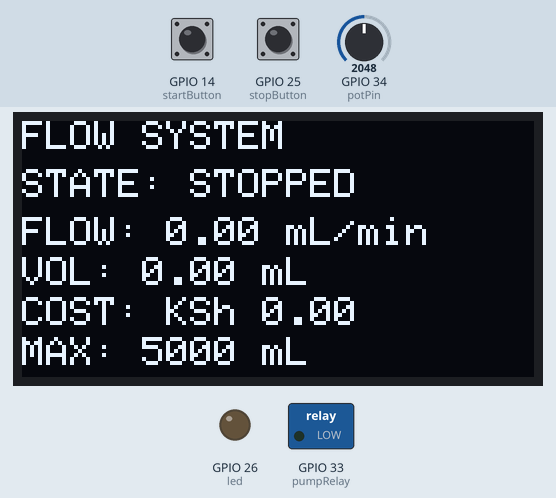
Simulated run of this sketch. Board: ESP32. Shown: 128×64 one-colour display, switched loads named in the sketch (green lamp = pin HIGH), output pins drawn as LEDs (lit = HIGH). Inputs (shaded band) come from the test bench; at power-on: GPIO 14 (startButton) HIGH, GPIO 25 (stopButton) HIGH, GPIO 34 (potPin) = 2048. What the sketch prints to the serial monitor is not drawn.

Above: at 2.2 s.
2.3 s: GPIO 14 (startButton) pulled LOW for 0.15 s
At 2.74 s:
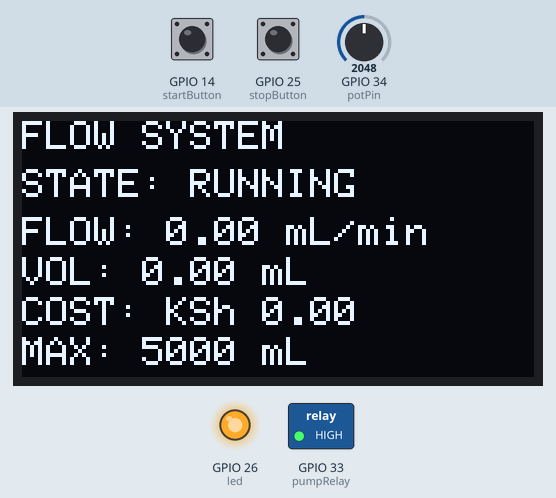
3.0 s: GPIO 25 (stopButton) pulled LOW for 0.15 s
At 3.6 s:
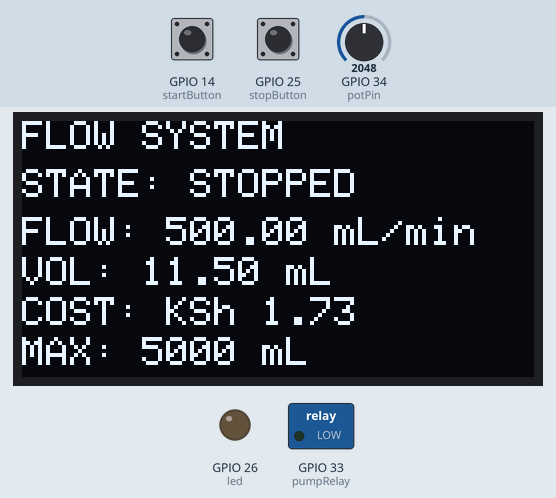
4.7 s: GPIO 25 (stopButton) pulled LOW for 3.2 s
At 8.0 s:
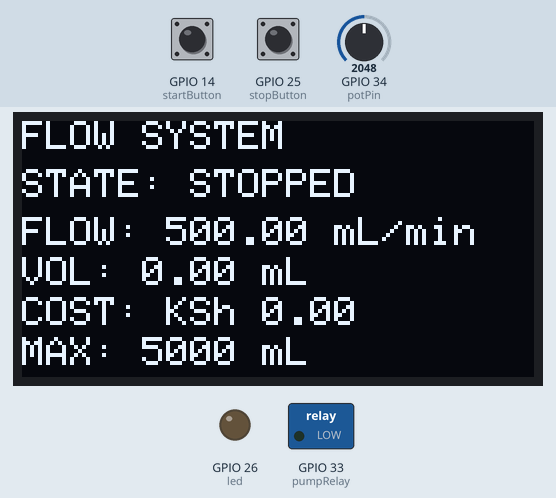
9.4 s: GPIO 14 (startButton) pulled LOW for 1 s
At 10.38 s:
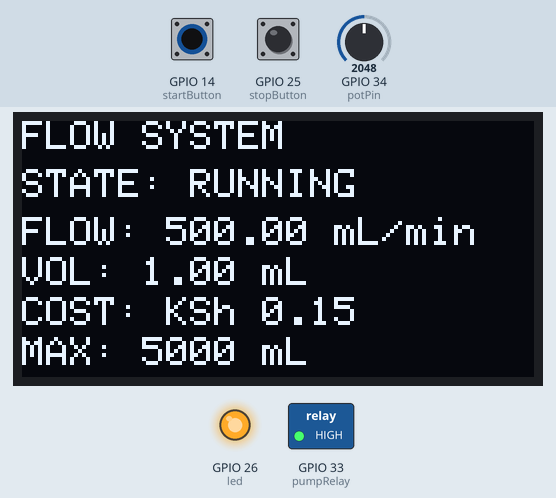
11.0 s: GPIO 34 (potPin) set to 1960
At 11.31 s:
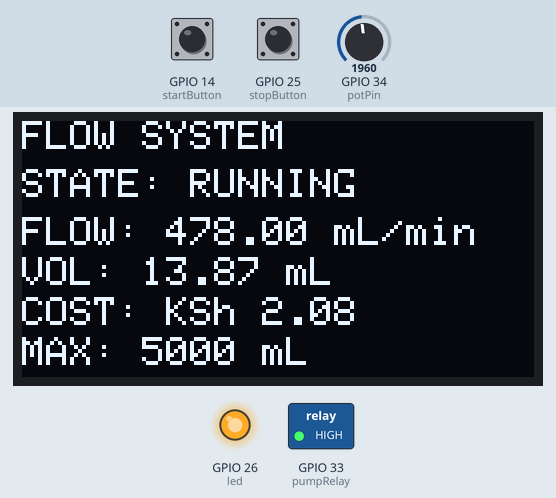
12.6 s: GPIO 25 (stopButton) pulled LOW for 1 s
At 14.8 s:
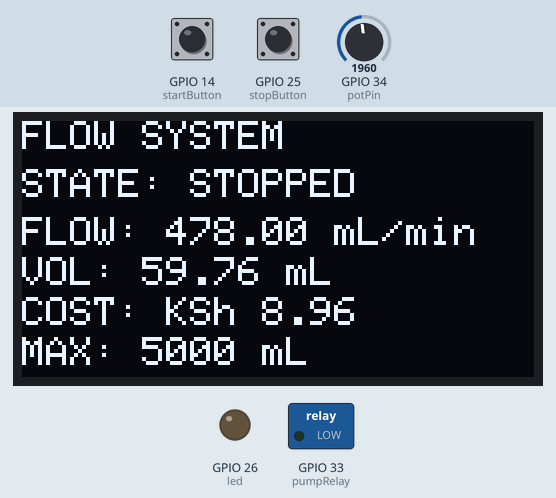
Timing chart, 0 to 16.1 s (numbered marks = the images above; inputs shaded):
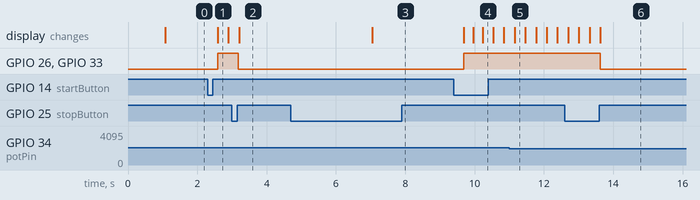

The sketch:

sketch.ino
```cpp
#include <Wire.h>
#include <Adafruit_GFX.h>
#include <Adafruit_SSD1306.h>

// ================= OLED =================
#define SCREEN_WIDTH 128
#define SCREEN_HEIGHT 64
Adafruit_SSD1306 display(SCREEN_WIDTH, SCREEN_HEIGHT, &Wire, -1);

// ================= PINS =================
const int startButton = 14;
const int stopButton  = 25;
const int pumpRelay   = 33;
const int led         = 26;
const int potPin      = 34;

// ================= SYSTEM =================
bool systemRunning = false;

bool lastStopState = HIGH;
unsigned long stopPressTime = 0;

// ================= FLOW VARIABLES =================
float flowRate = 0;   // mL/min
float volume   = 0;   // mL
float cost     = 0;   // KSh

// ================= CONSTANTS =================
const float MAX_VOLUME = 5000.0;          // 5 Litres = 5000 mL
const float COST_PER_ML = 12.0 / 80.0;     // 0.15 KSh per mL

// ================= SETUP =================
void setup() {
  Serial.begin(115200);

  pinMode(startButton, INPUT_PULLUP);
  pinMode(stopButton, INPUT_PULLUP);

  pinMode(pumpRelay, OUTPUT);
  pinMode(led, OUTPUT);

  digitalWrite(pumpRelay, LOW);
  digitalWrite(led, LOW);

  Wire.begin(21, 22);

  if (!display.begin(SSD1306_SWITCHCAPVCC, 0x3C)) {
    Serial.println("OLED FAIL");
    while (true);
  }

  display.clearDisplay();
  display.setTextSize(1);
  display.setTextColor(WHITE);
  display.setCursor(10, 20);
  display.println("SYSTEM BOOT");
  display.display();
  delay(1000);
}

// ================= LOOP =================
void loop() {

  handleButtons();
  updateOLED();

  if (systemRunning) {
    runSystem();
  } else {
    digitalWrite(pumpRelay, LOW);
    digitalWrite(led, LOW);
  }
}

// ================= BUTTONS =================
void handleButtons() {

  if (digitalRead(startButton) == LOW) {
    systemRunning = true;
    Serial.println("STARTED");
    delay(250);
  }

  bool stopState = digitalRead(stopButton);

  if (lastStopState == HIGH && stopState == LOW) {
    stopPressTime = millis();
  }

  // HOLD = RESET
  if (stopState == LOW) {
    if (millis() - stopPressTime > 2000) {
      systemRunning = false;

      volume = 0;
      cost = 0;

      Serial.println("RESET");
      delay(300);
    }
  }

  // SHORT PRESS = STOP
  if (lastStopState == LOW && stopState == HIGH) {
    if (millis() - stopPressTime < 2000) {
      systemRunning = false;
      Serial.println("STOP");
    }
  }

  lastStopState = stopState;
}

// ================= OLED =================
void updateOLED() {

  display.clearDisplay();

  display.setTextSize(1);
  display.setCursor(0, 0);
  display.println("FLOW SYSTEM");

  display.setCursor(0, 12);
  display.print("STATE: ");
  display.println(systemRunning ? "RUNNING" : "STOPPED");

  display.setCursor(0, 24);
  display.print("FLOW: ");
  display.print(flowRate);
  display.println(" mL/min");

  display.setCursor(0, 34);
  display.print("VOL: ");
  display.print(volume);
  display.println(" mL");

  display.setCursor(0, 44);
  display.print("COST: KSh ");
  display.println(cost);

  display.setCursor(0, 54);
  display.print("MAX: 5000 mL");

  display.display();
}

// ================= SYSTEM =================
void runSystem() {

  digitalWrite(pumpRelay, HIGH);
  digitalWrite(led, HIGH);

  // POTENTIOMETER → flow rate in mL/min
  int potValue = analogRead(potPin);
  flowRate = map(potValue, 0, 4095, 0, 1000); // 0–1000 mL/min

  // convert to volume (per loop simulation)
  volume += flowRate * 0.001;

  // cost calculation
  cost = volume * COST_PER_ML;

  // AUTO STOP at 5L
  if (volume >= MAX_VOLUME) {
    systemRunning = false;
    digitalWrite(pumpRelay, LOW);
    digitalWrite(led, LOW);

    Serial.println("MAX 5L REACHED");
  }
}
```

Measured:
- after the input at 2.3 s, GPIO 26 (led), GPIO 33 (pumpRelay): LOW → HIGH after 0.29 s; the display: changes after 0.29 s (image 1)
- after the input at 3.0 s, GPIO 26 (led), GPIO 33 (pumpRelay): HIGH → LOW after 0.18 s; the display: changes after 0.21 s (image 2)
- after the input at 4.7 s, the display: changes after 2.3 s (image 3)
- after the input at 9.4 s, GPIO 26 (led), GPIO 33 (pumpRelay): LOW → HIGH after 0.28 s; the display: first changes after 0.28 s (image 4 shows a later state)
- after the input at 12.6 s, GPIO 26 (led), GPIO 33 (pumpRelay): HIGH → LOW after 1.0 s; the display: first differs from a run without the input after 1.0 s (image 6)
